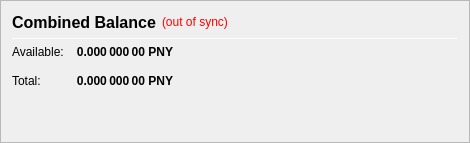
                   <widget class="QFrame" name="frame_CombinedBalances">
                    <property name="minimumSize">
                     <size>
                      <width>470</width>
                      <height>0</height>
                     </size>
                    </property>
                    <property name="frameShape">
                     <enum>QFrame::StyledPanel</enum>
                    </property>
                    <property name="frameShadow">
                     <enum>QFrame::Raised</enum>
                    </property>
                    <layout class="QVBoxLayout" name="verticalLayout_5">
                     <item>
                      <layout class="QHBoxLayout" name="horizontalLayout_5" stretch="0,0,0">
                       <item>
                        <widget class="QLabel" name="label_5z">
                         <property name="minimumSize">
                          <size>
                           <width>0</width>
                           <height>20</height>
                          </size>
                         </property>
                         <property name="font">
                          <font>
                           <pointsize>12</pointsize>
                           <weight>75</weight>
                           <bold>true</bold>
                          </font>
                         </property>
                         <property name="toolTip">
                          <string>Combined Balance (including unconfirmed and immature coins)</string>
                         </property>
                         <property name="text">
                          <string>Combined Balance</string>
                         </property>
                        </widget>
                       </item>
                       <item>
                        <widget class="QLabel" name="labelWalletStatus">
                         <property name="cursor">
                          <cursorShape>WhatsThisCursor</cursorShape>
                         </property>
                         <property name="toolTip">
                          <string>The displayed information may be out of date. Your wallet automatically synchronizes with the PNY network after a connection is established, but this process has not completed yet.</string>
                         </property>
                         <property name="styleSheet">
                          <string notr="true">QLabel { color: red; }</string>
                         </property>
                         <property name="text">
                          <string notr="true">(out of sync)</string>
                         </property>
                         <property name="alignment">
                          <set>Qt::AlignLeading|Qt::AlignLeft|Qt::AlignVCenter</set>
                         </property>
                        </widget>
                       </item>
                       <item>
                        <spacer name="horizontalSpacer_1">
                         <property name="orientation">
                          <enum>Qt::Horizontal</enum>
                         </property>
                         <property name="sizeHint" stdset="0">
                          <size>
                           <width>40</width>
                           <height>20</height>
                          </size>
                         </property>
                        </spacer>
                       </item>
                      </layout>
                     </item>
                     <item>
                      <widget class="Line" name="line_CombinedBalance">
                       <property name="minimumSize">
                        <size>
                         <width>0</width>
                         <height>1</height>
                        </size>
                       </property>
                       <property name="maximumSize">
                        <size>
                         <width>16777215</width>
                         <height>1</height>
                        </size>
                       </property>
                       <property name="orientation">
                        <enum>Qt::Horizontal</enum>
                       </property>
                      </widget>
                     </item>
                     <item>
                      <layout class="QGridLayout" name="gridLayout_3">
                       <property name="spacing">
                        <number>12</number>
                       </property>
                       <item row="1" column="0">
                        <widget class="QLabel" name="labelBalanceTextz">
                         <property name="text">
                          <string>Available:</string>
                         </property>
                        </widget>
                       </item>
                       <item row="1" column="1">
                        <widget class="QLabel" name="labelBalancez">
                         <property name="font">
                          <font>
                           <weight>75</weight>
                           <bold>true</bold>
                          </font>
                         </property>
                         <property name="cursor">
                          <cursorShape>IBeamCursor</cursorShape>
                         </property>
                         <property name="toolTip">
                          <string>Your current spendable balance</string>
                         </property>
                         <property name="text">
                          <string notr="true">0.000 000 00 PNY</string>
                         </property>
                         <property name="alignment">
                          <set>Qt::AlignRight|Qt::AlignTrailing|Qt::AlignVCenter</set>
                         </property>
                         <property name="textInteractionFlags">
                          <set>Qt::LinksAccessibleByMouse|Qt::TextSelectableByKeyboard|Qt::TextSelectableByMouse</set>
                         </property>
                        </widget>
                       </item>
                       <item row="2" column="0">
                        <widget class="QLabel" name="labelTotalTextz">
                         <property name="text">
                          <string>Total:</string>
                         </property>
                        </widget>
                       </item>
                       <item row="2" column="1">
                        <widget class="QLabel" name="labelTotalz">
                         <property name="font">
                          <font>
                           <weight>75</weight>
                           <bold>true</bold>
                          </font>
                         </property>
                         <property name="cursor">
                          <cursorShape>IBeamCursor</cursorShape>
                         </property>
                         <property name="toolTip">
                          <string>Total Balance, including all unavailable coins.</string>
                         </property>
                         <property name="text">
                          <string notr="true">0.000 000 00 PNY</string>
                         </property>
                         <property name="alignment">
                          <set>Qt::AlignRight|Qt::AlignTrailing|Qt::AlignVCenter</set>
                         </property>
                         <property name="textInteractionFlags">
                          <set>Qt::LinksAccessibleByMouse|Qt::TextSelectableByKeyboard|Qt::TextSelectableByMouse</set>
                         </property>
                        </widget>
                       </item>
                       <item row="2" column="3">
                        <spacer name="horizontalSpacer_2">
                         <property name="orientation">
                          <enum>Qt::Horizontal</enum>
                         </property>
                         <property name="sizeHint" stdset="0">
                          <size>
                           <width>40</width>
                           <height>20</height>
                          </size>
                         </property>
                        </spacer>
                       </item>
                      </layout>
                     </item>
                     <item>
                      <spacer name="verticalSpacer_1">
                       <property name="orientation">
                        <enum>Qt::Vertical</enum>
                       </property>
                       <property name="sizeHint" stdset="0">
                        <size>
                         <width>20</width>
                         <height>40</height>
                        </size>
                       </property>
                      </spacer>
                     </item>
                    </layout>
                   </widget>
